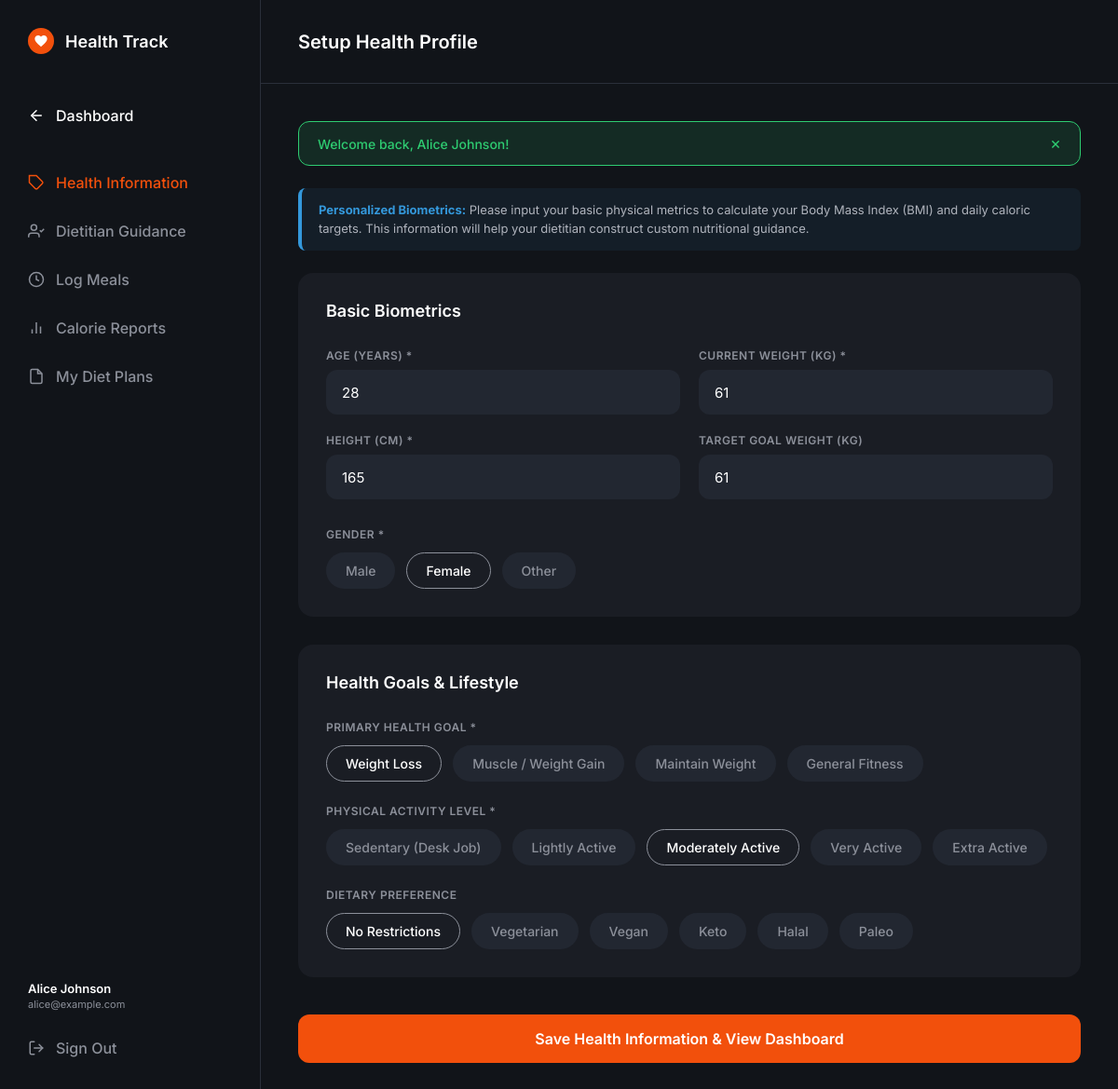
Page /user/health-info.php (signed in) on the committed database.
### tables this page shows
CREATE TABLE IF NOT EXISTS `users` (
    `id` INT AUTO_INCREMENT PRIMARY KEY,
    `name` VARCHAR(100) NOT NULL,
    `email` VARCHAR(150) NOT NULL UNIQUE,
    `password` VARCHAR(255) NOT NULL,
    `phone` VARCHAR(30) NULL,
    `role` ENUM('admin', 'dietitian', 'user') NOT NULL DEFAULT 'user',
    `status` ENUM('active', 'inactive', 'suspended', 'pending') NOT NULL DEFAULT 'active',
    `created_at` TIMESTAMP DEFAULT CURRENT_TIMESTAMP,
    `updated_at` TIMESTAMP DEFAULT CURRENT_TIMESTAMP ON UPDATE CURRENT_TIMESTAMP,
    INDEX `idx_role` (`role`),
    INDEX `idx_status` (`status`)
);

CREATE TABLE IF NOT EXISTS `health_profiles` (
    `id` INT AUTO_INCREMENT PRIMARY KEY,
    `user_id` INT NOT NULL UNIQUE,
    `age` INT NULL,
    `gender` ENUM('male', 'female', 'other') NULL,
    `height` DECIMAL(5,2) NULL,  
    `weight` DECIMAL(5,2) NULL,  
    `activity_level` VARCHAR(100) DEFAULT 'moderate',
    `health_goal` VARCHAR(100) DEFAULT 'maintain_weight',
    `dietary_preference` VARCHAR(100) DEFAULT 'anything',
    `daily_calorie_target` INT NULL DEFAULT 2000,
    `bmi` DECIMAL(4,1) NULL,
    `updated_at` TIMESTAMP DEFAULT CURRENT_TIMESTAMP ON UPDATE CURRENT_TIMESTAMP,
    FOREIGN KEY (`user_id`) REFERENCES `users`(`id`) ON DELETE CASCADE
);

### includes/auth.php (called while the page is built, shortened)
<?php
require_once __DIR__ . '/functions.php';
function isLoggedIn(): bool {
    return isset($_SESSION['user_id']) && !empty($_SESSION['user_id']);
}
function getCurrentUser(): ?array {
    static $currentUser = null;
    if ($currentUser === null) {
        $pdo = getDBConnection();
        $stmt = $pdo->prepare("SELECT id, name, email, phone, role, status FROM users WHERE id = :id LIMIT 1");
        $stmt->execute(['id' => $_SESSION['user_id']]);
        $user = $stmt->fetch();
        $currentUser = $user;
    }
    return $currentUser;
}
function requireRole($allowedRoles): void {
    $user = getCurrentUser();
}

### user/health-info.php (the view, shortened to what this page needs)
<?php
require_once __DIR__ . '/../includes/auth.php';
require_once __DIR__ . '/../includes/functions.php';
requireRole('user');
$currentUser = getCurrentUser();
$pdo = getDBConnection();
$userId = (int)$currentUser['id'];
$stmt = $pdo->prepare("SELECT * FROM health_profiles WHERE user_id = :uid LIMIT 1");
$stmt->execute(['uid' => $userId]);
$profile = $stmt->fetch();
$age = (int)($profile['age'] ?? 25);
$weight = (float)($profile['weight'] ?? 70.0);
$height = (float)($profile['height'] ?? 170.0);
$goalWeight = (float)($profile['weight'] ?? 65.0);
$gender = $profile['gender'] ?? 'female';
$healthGoal = $profile['health_goal'] ?? 'maintain_weight';
$activityLevel = $profile['activity_level'] ?? 'moderate';
$dietaryPreference = $profile['dietary_preference'] ?? 'anything';
?>
<!DOCTYPE html>
<html lang="en">
<head>
    <link rel="stylesheet" href="../dashboard.css">
</head>
<body>
    <div class="dashboard-layout">
        <aside class="sidebar">
            <div class="sidebar-header">
                <div class="logo-container small-logo">
                    <div class="filled-heart-icon">
                        <svg viewBox="0 0 24 24" fill="white" width="16" height="16">
                            <path d="M12 21.35l-1.45-1.32C5.4 15.36 2 12.28 2 8.5 2 5.42 4.42 3 7.5 3c1.74 0 3.41.81 4.5 2.09C13.09 3.81 14.76 3 16.5 3 19.58 3 22 5.42 22 8.5c0 3.78-3.4 6.86-8.55 11.54L12 21.35z"/>
                        </svg>
                    </div>
                    <span class="logo-text-small">Health Track</span>
                </div>
            </div>
            <nav class="sidebar-nav">
                <a href="dashboard.php" class="nav-link back-link">
                    <svg viewBox="0 0 24 24" width="18" height="18" fill="none" stroke="currentColor" stroke-width="2" stroke-linecap="round" stroke-linejoin="round">
                        <line x1="19" y1="12" x2="5" y2="12"></line>
                        <polyline points="12 19 5 12 12 5"></polyline>
                    </svg>
                    Dashboard
                </a>
                <a href="health-info.php" class="nav-link active">
                    <svg viewBox="0 0 24 24" width="18" height="18" fill="none" stroke="currentColor" stroke-width="2"><path d="M20.59 13.41l-7.17 7.17a2 2 0 0 1-2.83 0L2 12V2h10l8.59 8.59a2 2 0 0 1 0 2.82z"></path><line x1="7" y1="7" x2="7.01" y2="7"></line></svg>
                    Health Information
                </a>
                <a href="guidance.php" class="nav-link">
                    <svg viewBox="0 0 24 24" width="18" height="18" fill="none" stroke="currentColor" stroke-width="2"><path d="M16 21v-2a4 4 0 0 0-4-4H5a4 4 0 0 0-4 4v2"></path><circle cx="8.5" cy="7" r="4"></circle><polyline points="17 11 19 13 23 9"></polyline></svg>
                    Dietitian Guidance
                </a>
                <a href="../log-meals.html" class="nav-link">
                    <svg viewBox="0 0 24 24" width="18" height="18" fill="none" stroke="currentColor" stroke-width="2"><circle cx="12" cy="12" r="10"></circle><path d="M12 6v6l4 2"></path></svg>
                    Log Meals
                </a>
                <a href="../calorie-reports.html" class="nav-link">
                    <svg viewBox="0 0 24 24" width="18" height="18" fill="none" stroke="currentColor" stroke-width="2"><path d="M18 20V10M12 20V4M6 20v-6"></path></svg>
                    Calorie Reports
                </a>
                <a href="#" class="nav-link">
                    <svg viewBox="0 0 24 24" width="18" height="18" fill="none" stroke="currentColor" stroke-width="2"><path d="M14 2H6a2 2 0 0 0-2 2v16a2 2 0 0 0 2 2h12a2 2 0 0 0 2-2V8z"></path><polyline points="14 2 14 8 20 8"></polyline></svg>
                    My Diet Plans
                </a>
            </nav>
            <div class="sidebar-footer">
                <div style="font-size: 13px; color: var(--text-light); font-weight: 600; margin-bottom: 2px;"><?= e($currentUser['name']) ?></div>
                <div style="font-size: 11px; color: var(--text-muted); margin-bottom: 14px;"><?= e($currentUser['email']) ?></div>
                <a href="../logout.php" class="nav-link sign-out">
                    <svg viewBox="0 0 24 24" width="18" height="18" fill="none" stroke="currentColor" stroke-width="2" stroke-linecap="round" stroke-linejoin="round">
                        <path d="M9 21H5a2 2 0 0 1-2-2V5a2 2 0 0 1 2-2h4"></path>
                        <polyline points="16 17 21 12 16 7"></polyline>
                        <line x1="21" y1="12" x2="9" y2="12"></line>
                    </svg>
                    Sign Out
                </a>
            </div>
        </aside>
        <main class="main-content">
            <header class="top-header">
                <h1 class="header-title">Setup Health Profile</h1>
            </header>
            <div class="content-wrapper">
                <div style="background-color: rgba(52, 152, 219, 0.08); border-left: 4px solid #3498db; border-radius: 8px; padding: 14px 18px; margin-bottom: 24px; font-size: 13px; color: #b0b4bd; line-height: 1.5;">
                    <strong style="color: #3498db;">Personalized Biometrics:</strong> Please input your basic physical metrics to calculate your Body Mass Index (BMI) and daily caloric targets. This information will help your dietitian construct custom nutritional guidance.
                </div>
                <form class="health-info-form" action="health-info.php" method="POST">
                    <div class="form-card">
                        <h2 class="card-title">Basic Biometrics</h2>
                        <div class="input-grid">
                            <div class="input-group">
                                <label>AGE (YEARS) *</label>
                                <input type="number" name="age" value="<?= e($age) ?>" min="10" max="120" required>
                            </div>
                            <div class="input-group">
                                <label>CURRENT WEIGHT (KG) *</label>
                                <input type="number" name="current_weight" value="<?= e($weight) ?>" step="0.1" min="20" max="300" required>
                            </div>
                            <div class="input-group">
                                <label>HEIGHT (CM) *</label>
                                <input type="number" name="height" value="<?= e($height) ?>" min="50" max="250" required>
                            </div>
                            <div class="input-group">
                                <label>TARGET GOAL WEIGHT (KG)</label>
                                <input type="number" name="goal_weight" value="<?= e($goalWeight) ?>" step="0.1" min="20" max="300">
                            </div>
                        </div>
                        <div class="pill-group">
                            <label class="pill-group-label">GENDER *</label>
                            <div class="pill-options">
                                <label class="pill-radio"><input type="radio" name="gender" value="male" <?= ($gender === 'male') ? 'checked' : '' ?>><span class="pill-btn">Male</span></label>
                                <label class="pill-radio"><input type="radio" name="gender" value="female" <?= ($gender === 'female') ? 'checked' : '' ?>><span class="pill-btn">Female</span></label>
                                <label class="pill-radio"><input type="radio" name="gender" value="other" <?= ($gender === 'other') ? 'checked' : '' ?>><span class="pill-btn">Other</span></label>
                            </div>
                        </div>
                    </div>
                    <div class="form-card">
                        <h2 class="card-title">Health Goals & Lifestyle</h2>
                        <div class="pill-group">
                            <label class="pill-group-label">PRIMARY HEALTH GOAL *</label>
                            <div class="pill-options">
                                <label class="pill-radio"><input type="radio" name="health_goal" value="weight_loss" <?= ($healthGoal === 'weight_loss') ? 'checked' : '' ?>><span class="pill-btn">Weight Loss</span></label>
                                <label class="pill-radio"><span class="pill-btn">Muscle / Weight Gain</span></label>
                                <label class="pill-radio"><span class="pill-btn">Maintain Weight</span></label>
                                <label class="pill-radio"><span class="pill-btn">General Fitness</span></label>
                            </div>
                        </div>
                        <div class="pill-group">
                            <label class="pill-group-label">PHYSICAL ACTIVITY LEVEL *</label>
                            <div class="pill-options">
                                <label class="pill-radio"><input type="radio" name="activity_level" value="sedentary" <?= ($activityLevel === 'sedentary') ? 'checked' : '' ?>><span class="pill-btn">Sedentary (Desk Job)</span></label>
                                <label class="pill-radio"><input type="radio" name="activity_level" value="light" <?= ($activityLevel === 'light') ? 'checked' : '' ?>><span class="pill-btn">Lightly Active</span></label>
                                <label class="pill-radio"><span class="pill-btn">Moderately Active</span></label>
                                <label class="pill-radio"><input type="radio" name="activity_level" value="very_active" <?= ($activityLevel === 'very_active') ? 'checked' : '' ?>><span class="pill-btn">Very Active</span></label>
                                <label class="pill-radio"><input type="radio" name="activity_level" value="extra_active" <?= ($activityLevel === 'extra_active') ? 'checked' : '' ?>><span class="pill-btn">Extra Active</span></label>
                            </div>
                        </div>
                        <div class="pill-group">
                            <label class="pill-group-label">DIETARY PREFERENCE</label>
                            <div class="pill-options">
                                <label class="pill-radio"><input type="radio" name="diet" value="anything" <?= ($dietaryPreference === 'anything') ? 'checked' : '' ?>><span class="pill-btn">No Restrictions</span></label>
                                <label class="pill-radio"><input type="radio" name="diet" value="vegetarian" <?= ($dietaryPreference === 'vegetarian') ? 'checked' : '' ?>><span class="pill-btn">Vegetarian</span></label>
                                <label class="pill-radio"><input type="radio" name="diet" value="vegan" <?= ($dietaryPreference === 'vegan') ? 'checked' : '' ?>><span class="pill-btn">Vegan</span></label>
                                <label class="pill-radio"><input type="radio" name="diet" value="keto" <?= ($dietaryPreference === 'keto') ? 'checked' : '' ?>><span class="pill-btn">Keto</span></label>
                                <label class="pill-radio"><input type="radio" name="diet" value="halal" <?= ($dietaryPreference === 'halal') ? 'checked' : '' ?>><span class="pill-btn">Halal</span></label>
                                <label class="pill-radio"><input type="radio" name="diet" value="paleo" <?= ($dietaryPreference === 'paleo') ? 'checked' : '' ?>><span class="pill-btn">Paleo</span></label>
                            </div>
                        </div>
                    </div>
                    <button type="submit" class="primary-btn submit-info-btn">Save Health Information & View Dashboard</button>
                </form>
            </div>
        </main>
    </div>
</body>
</html>

### rows in the picture
users: name "Alice Johnson", email "alice@example.com"
health_profiles: age "28", current_weight "61", height "165", goal_weight "61"

### other values in the picture
$message "Welcome back, Alice Johnson!"
